Frame 1 (no input): blank canvas, image omitted
Frame 60 (no input): blank canvas, image omitted
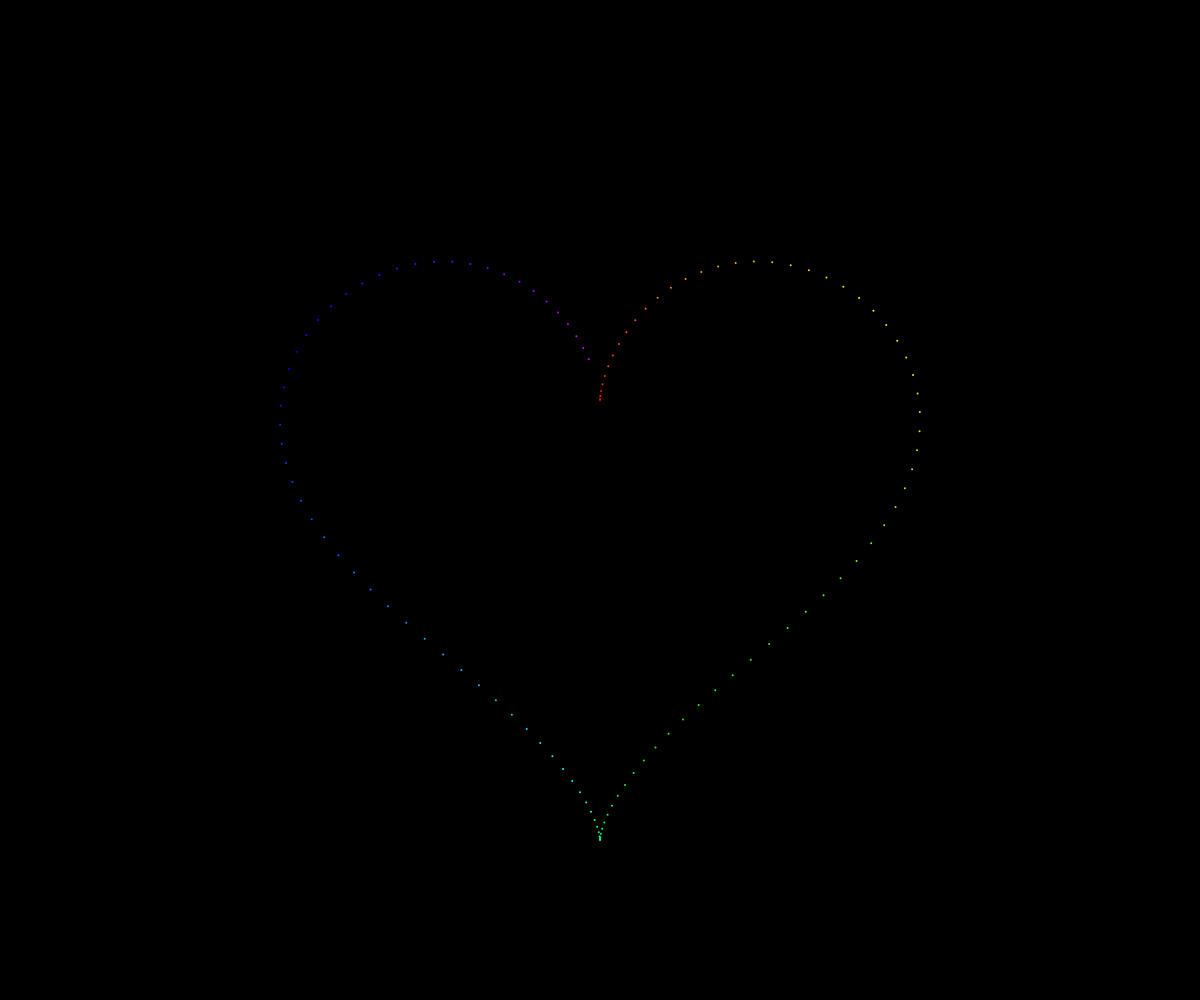
Frame 120 (the mouse pressed at the canvas centre since frame 60)

The p5.js sketch whose frames 1 and 60 were blank and that drew this single picture after the mouse press (run headless with seeded random() and noise() and a simulated clock; from frame 60 on, the mouse is pressed at the canvas centre):

// p5.js sketch
// ── sketch.js
let t = 0;
let colors = [];

function setup() {
    createCanvas(windowWidth, windowHeight);
    background(0);
    strokeWeight(2);
    noFill();
    generateColors();
}

function draw() {
    translate(width / 2, height / 2);
    
    const { x, y } = calculateHeartCoordinates(t);
    stroke(colors[int((t * 10) % colors.length)]);
    point(x * 20, y * 20);

    t += 0.05;
    if (t > TWO_PI) {
        t = 0;
        background(0);
    }
}

function generateColors() {
    for (let i = 0; i < 360; i += 5) {
        colors.push(color(`hsl(${i}, 100%, 50%)`));
    }
}

function calculateHeartCoordinates(t) {
    const x = 16 * pow(sin(t), 3);
    const y = -(
        13 * cos(t) -
        5 * cos(2 * t) -
        2 * cos(3 * t) -
        cos(4 * t)
    );
    return { x, y };
}
// ── style.css
body, html {
  margin: 0;
  padding: 0;
  height: 100%;
  overflow: hidden;
  background-color: #000; /* Latar belakang hitam */
}

.box {
  display: flex;
  justify-content: center;
  align-items: center;
  height: 100vh;
  position: relative;
}

#pinkboard {
  width: 100%;
  height: 100%;
}

#loveYouText {
  position: absolute;
  top: 50%;
  left: 50%;
  transform: translate(-50%, -50%);
  font-size: 48px;
  font-family: 'Arial', sans-serif;
  color: #ff00ff;
  text-shadow: 0 0 10px #ff00ff, 0 0 20px #ff00ff, 0 0 30px #ff00ff;
  opacity: 0; /* Awalnya teks tidak terlihat */
  animation: floatText 5s infinite ease-in-out;
}

@keyframes floatText {
  0%, 100% {
      opacity: 0;
      transform: translate(-50%, -50%) scale(0.5);
  }
  50% {
      opacity: 1;
      transform: translate(-50%, -50%) scale(1);
  }
}
